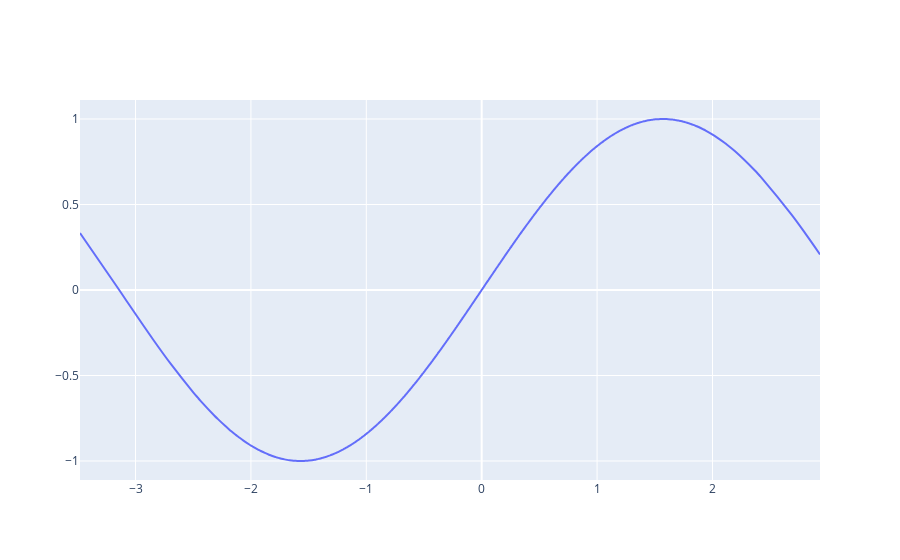

The code cell stored with this chart in its notebook:
### Markdown cell above
## Generalized Additive Models

### Code cell
import plotly.graph_objects as go
import numpy as np

x = np.random.normal(size = 1000)
x.sort()
y = np.sin(x)

fig = go.Figure()
fig.add_trace(
    go.Scatter(
        x = x, 
        y = y,
        line_shape = 'spline'
    )
)

### Figure 1 — Plotly figure (JSON) as saved in the notebook; plotly's stock layout.template omitted (floating-point values rounded to 4 significant figures; data arrays with more than 128 entries replaced by an {"elided": "..."} marker saying what was removed)
{"data": [{"line": {"shape": "spline"}, "type": "scatter", "x": {"elided": "1000 float values"}, "y": {"elided": "1000 float values"}}], "layout": {}}
